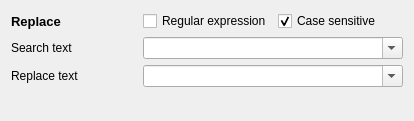
<?xml version="1.0" encoding="UTF-8"?>
<ui version="4.0">
 <class>WidgetReplaceSetting</class>
 <widget class="QWidget" name="WidgetReplaceSetting">
  <property name="geometry">
   <rect>
    <x>0</x>
    <y>0</y>
    <width>414</width>
    <height>121</height>
   </rect>
  </property>
  <property name="windowTitle">
   <string>Form</string>
  </property>
  <layout class="QGridLayout" name="gridLayout">
   <item row="0" column="2">
    <widget class="QCheckBox" name="checkBoxUseRegex">
     <property name="text">
      <string>Regular expression</string>
     </property>
    </widget>
   </item>
   <item row="0" column="0">
    <widget class="QLabel" name="label">
     <property name="font">
      <font>
       <pointsize>10</pointsize>
       <bold>true</bold>
      </font>
     </property>
     <property name="text">
      <string>Replace</string>
     </property>
    </widget>
   </item>
   <item row="2" column="0">
    <widget class="QLabel" name="label_3">
     <property name="text">
      <string>Replace text</string>
     </property>
    </widget>
   </item>
   <item row="1" column="0">
    <widget class="QLabel" name="label_2">
     <property name="text">
      <string>Search text</string>
     </property>
    </widget>
   </item>
   <item row="0" column="3">
    <widget class="QCheckBox" name="checkBoxCaseSensitive">
     <property name="text">
      <string>Case sensitive</string>
     </property>
     <property name="checked">
      <bool>true</bool>
     </property>
    </widget>
   </item>
   <item row="3" column="2">
    <spacer name="verticalSpacer">
     <property name="orientation">
      <enum>Qt::Vertical</enum>
     </property>
     <property name="sizeHint" stdset="0">
      <size>
       <width>20</width>
       <height>2</height>
      </size>
     </property>
    </spacer>
   </item>
   <item row="2" column="2" colspan="2">
    <widget class="HistoryComboBox" name="comboxReplace">
     <property name="editable">
      <bool>true</bool>
     </property>
     <property name="maxCount">
      <number>10</number>
     </property>
     <property name="insertPolicy">
      <enum>QComboBox::NoInsert</enum>
     </property>
    </widget>
   </item>
   <item row="1" column="2" colspan="2">
    <widget class="HistoryComboBox" name="comboxSearch">
     <property name="editable">
      <bool>true</bool>
     </property>
     <property name="maxCount">
      <number>10</number>
     </property>
     <property name="insertPolicy">
      <enum>QComboBox::NoInsert</enum>
     </property>
    </widget>
   </item>
  </layout>
 </widget>
 <customwidgets>
  <customwidget>
   <class>HistoryComboBox</class>
   <extends>QComboBox</extends>
   <header>widgets/historycombobox.h</header>
  </customwidget>
 </customwidgets>
 <tabstops>
  <tabstop>checkBoxUseRegex</tabstop>
  <tabstop>checkBoxCaseSensitive</tabstop>
  <tabstop>comboxSearch</tabstop>
  <tabstop>comboxReplace</tabstop>
 </tabstops>
 <resources/>
 <connections/>
</ui>
